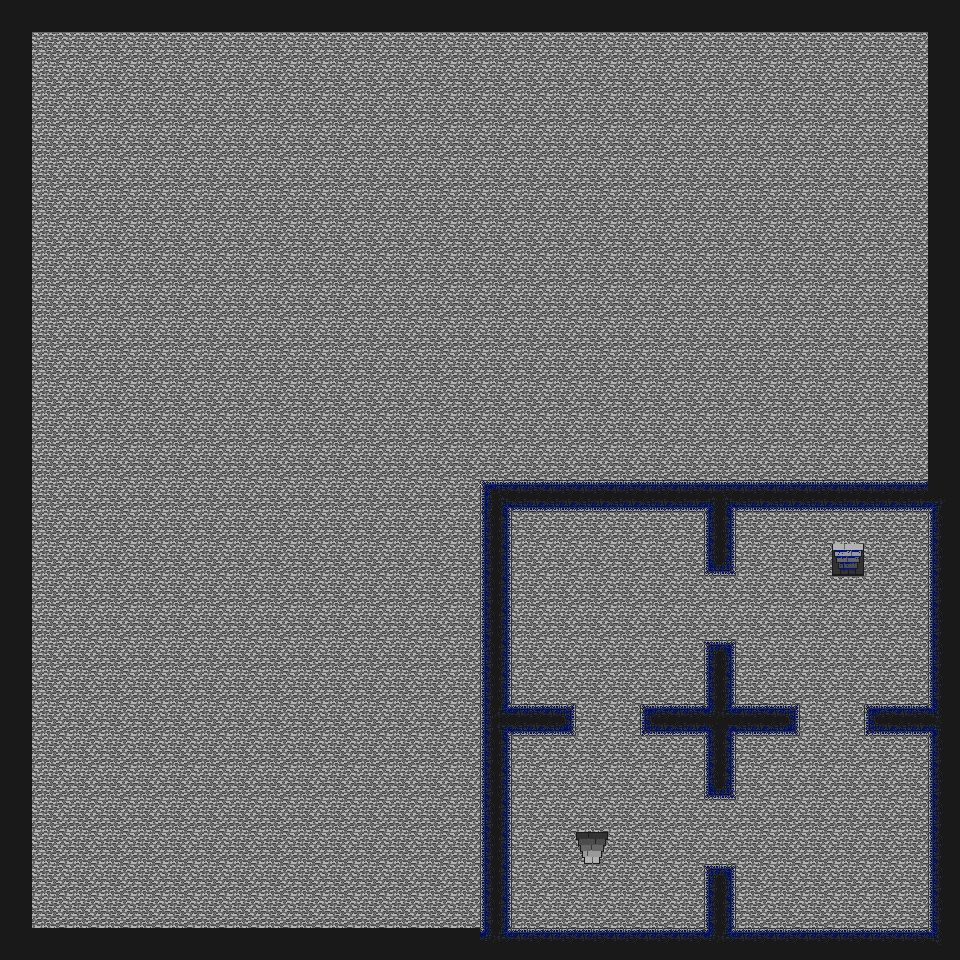

A level layout from a 2D game, rendered from its tile map. Below: a short description, then the map file with tile-grid data replaced by summaries:
An orthogonal 30x30 tile map with 32x32 px tiles, 3 tile layers (Background, Collision, ObjectOverlay), 2 tilesets and 11 objects (3x Stairs, 2x Spawn, 2x SlowDemon, 2x Demon, Key, ...).

<map version="1.0" orientation="orthogonal" width="30" height="30" tilewidth="32" tileheight="32">
 <properties>
  <property name="Description" value="tower level 4" />
 </properties>
 <tileset firstgid="1" name="Collision" tilewidth="32" tileheight="32">
  <image source="../tileset/tileset.png" width="160" height="320" />
  <tile id="3">
   <properties>
    <property name="Clear" value="" />
   </properties>
  </tile>
 </tileset>
 <tileset firstgid="51" name="Object" tilewidth="32" tileheight="32">
  <image source="../tileset/ObjectTiles.png" width="160" height="320" />
  <tile id="0">
   <properties>
    <property name="type" value="spawn" />
   </properties>
  </tile>
 </tileset>
 <layer name="Background" width="30" height="30">
  <data>[900 cells, 900 non-empty, 1 distinct tile ids]</data>
 </layer>
 <layer name="Collision" width="30" height="30">
  <data>[900 cells, 160 non-empty, 17 distinct tile ids]</data>
 </layer>
 <layer name="ObjectOverlay" width="30" height="30">
  <data>[900 cells, 2 non-empty, 2 distinct tile ids]</data>
 </layer>
 <objectgroup name="Object Layer 1" width="30" height="30">
  <object type="Stairs" gid="56" x="288" y="64" width="32" height="32">
   <properties>
    <property name="NextLevel" value="nextlevel" />
    <property name="NextSpawn" value="nextspawn" />
   </properties>
  </object>
  <object name="StairsToDebug8_2" type="Stairs" gid="66" x="832" y="576" width="32" height="32">
   <properties>
    <property name="NextLevel" value="Debug8.tmx" />
    <property name="NextSpawn" value="FromDebug9_1" />
   </properties>
  </object>
  <object name="FromDebug8_2" type="Spawn" gid="52" x="832" y="544" width="32" height="32" />
  <object name="StairsToDebug10_1" type="Stairs" gid="61" x="576" y="864" width="32" height="32">
   <properties>
    <property name="NextLevel" value="Debug10.tmx" />
    <property name="NextSpawn" value="FromDebug9_2" />
   </properties>
  </object>
  <object name="FromDebug10_1" type="Spawn" gid="52" x="576" y="896" width="32" height="32" />
  <object name="purpleKey" type="Key" gid="53" x="832" y="864" width="32" height="32">
   <properties>
    <property name="Blue" value="128" />
    <property name="Description" value="a purple key" />
    <property name="Door" value="Door9" />
    <property name="Red" value="128" />
   </properties>
  </object>
  <object type="SlowDemon" gid="54" x="797" y="675" width="32" height="32" rotation="34.8753" />
  <object type="SlowDemon" gid="54" x="884" y="662" width="32" height="32" rotation="-45.8851" />
  <object type="Demon" gid="54" x="576" y="640" width="32" height="32" rotation="441.222" />
  <object type="Torch" gid="55" x="576" y="608" width="32" height="32" />
  <object type="Demon" gid="54" x="704" y="832" width="32" height="32" rotation="179.832" />
 </objectgroup>
</map>
